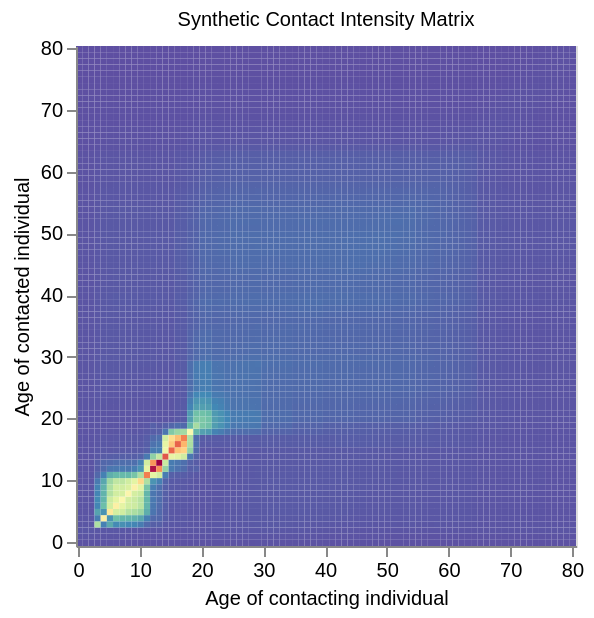

The notebook cell this image was saved under:
### Markdown cell above
Visualize the generated contact matrix with `plot_mosaic` function:

### Code cell
plot_mosaic(contact_matrix, title='Synthetic Contact Intensity Matrix')

### Figure 1 — Vega-Lite specification as saved in the notebook (floating-point values rounded to 4 significant figures; data arrays with more than 128 entries replaced by an {"elided": "..."} marker saying what was removed)
{"config": {"view": {"continuousWidth": 300, "continuousHeight": 300}}, "data": {"name": "data-0eda1993946a04e5c67874d5763d243f"}, "mark": {"type": "rect"}, "encoding": {"color": {"field": "z", "legend": null, "scale": {"reverse": true, "scheme": "spectral"}, "title": null, "type": "quantitative"}, "x": {"axis": {"grid": false, "labelAngle": 0, "labelFontSize": 10, "labelFontWeight": "normal", "titleFontSize": 10, "titleFontWeight": "normal", "values": [0, 10, 20, 30, 40, 50, 60, 70, 80]}, "field": "x", "title": "Age of contacting individual", "type": "ordinal"}, "y": {"axis": {"grid": false, "labelFontSize": 10, "labelFontWeight": "normal", "titleFontSize": 10, "titleFontWeight": "normal", "values": [0, 10, 20, 30, 40, 50, 60, 70, 80]}, "field": "y", "scale": {"reverse": true}, "title": "Age of contacted individual", "type": "ordinal"}}, "height": 250, "title": {"text": "Synthetic Contact Intensity Matrix", "anchor": "middle", "fontSize": 10, "fontWeight": "normal"}, "width": 250, "$schema": "https://vega.github.io/schema/vega-lite/v5.20.1.json", "datasets": {"data-0eda1993946a04e5c67874d5763d243f": {"elided": "6561 records"}}}
